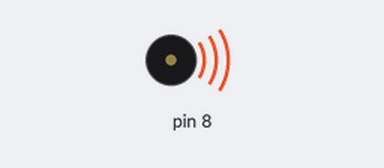
Recording of a sketch running on a simulated Arduino Uno, built with avr-gcc and run on an emulated ATmega328P. On the bench: buzzer (waves = sounding).

Above: at 0.5 s.
At 5.0 s:
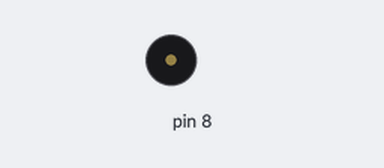
Timing chart, 0 to 7.8 s (numbered marks = the images above):
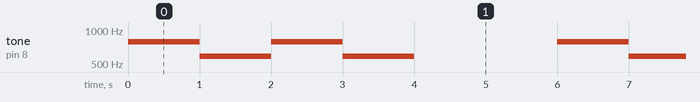

Measured:
- by itself, tone on pin 8: repeats every 6.0 s: 587 Hz 1.0 s, 784 Hz 1.0 s, 587 Hz 1.0 s, silent 2.0 s, 784 Hz 1.0 s

The sketch:

sketch_jul26c.ino
```cpp
#include <Tone.h>

#define P_HIGH NOTE_G5
#define P_LOW NOTE_D5

Tone player;


void setup() {
  player.begin(8);
}

void loop() {
  player.play(P_HIGH);
  delay(1000);

  player.play(P_LOW);
  delay(1000);

  player.play(P_HIGH);
  delay(1000);

  player.play(P_LOW);
  delay(1000);

  player.stop();
  delay(2000);
}
```
